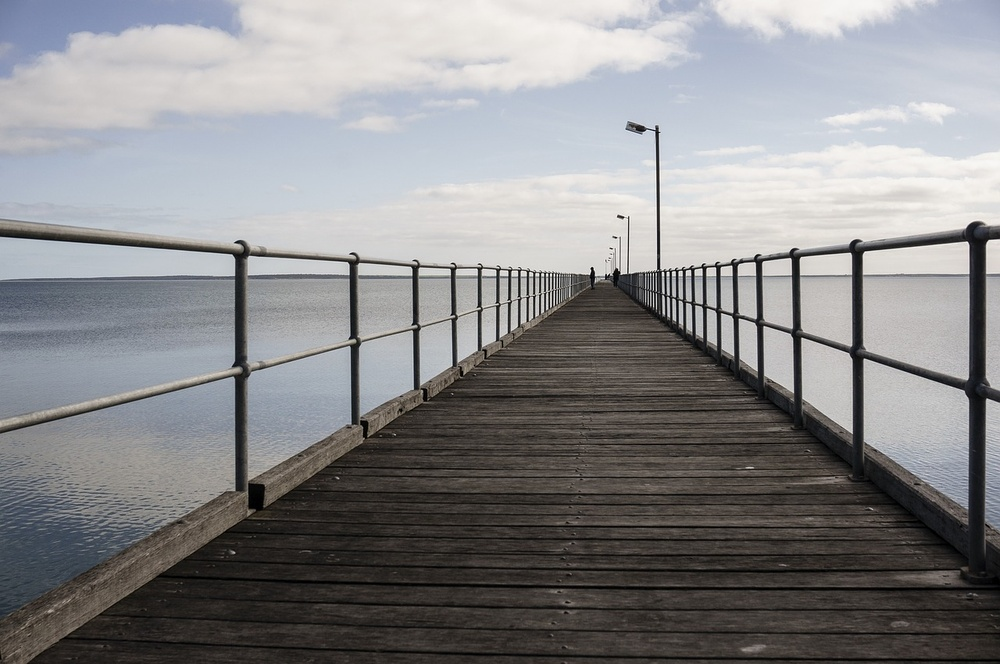
#> input picture ImageProcessing/ImageGradient/original.jpg, 1000 x 664 px, shrunk from 1280 x 850 before the run
$ python gradient.py   (older library calls are emulated)
#> lines starting #> are read from the running program, lines starting #| are printed output that depends on the picture; after the words box and inside, x2 and y2 are one past the last pixel; in counts of white or black regions, pixels touching at a corner belong together
import cv2
import numpy as np

# These function should help detect edges.

# load img
img = cv2.imread('original.jpg',0)
#> img: shape (664, 1000); min 0, max 255, mean 136.1

# apply Laplacian function
laplacian = cv2.Laplacian(img, cv2.CV_64F)
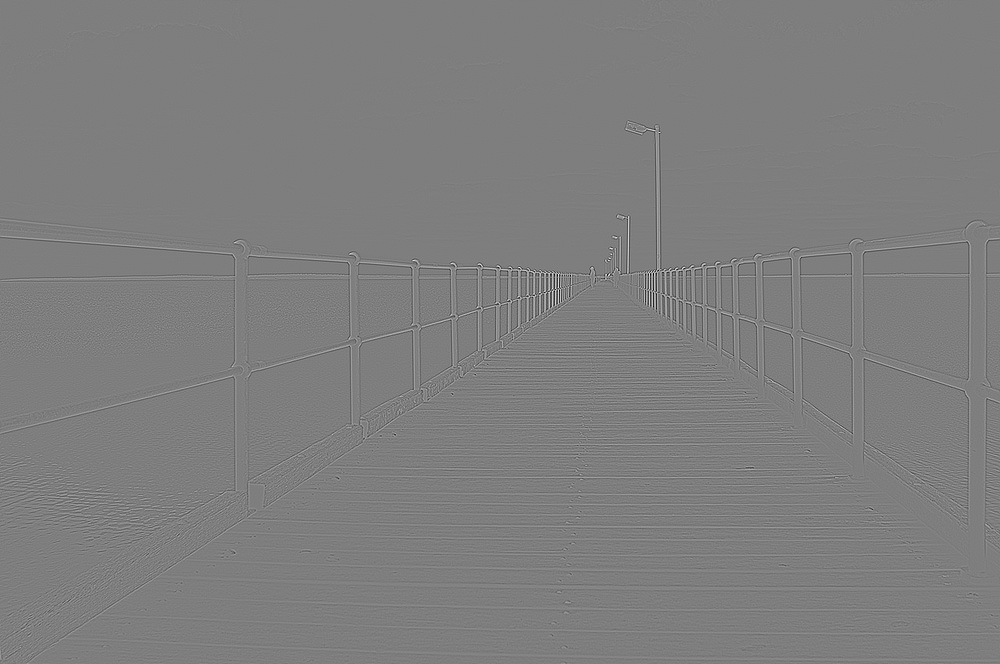
#> laplacian: shape (664, 1000) float64; min -494, max 502, mean 0; drawn with min black and max white

# apply Sobel function
sobelx = cv2.Sobel(img, cv2.CV_64F, 1, 0, ksize=5)  # (1, 0) -> order of the derivative: (dx, dy)
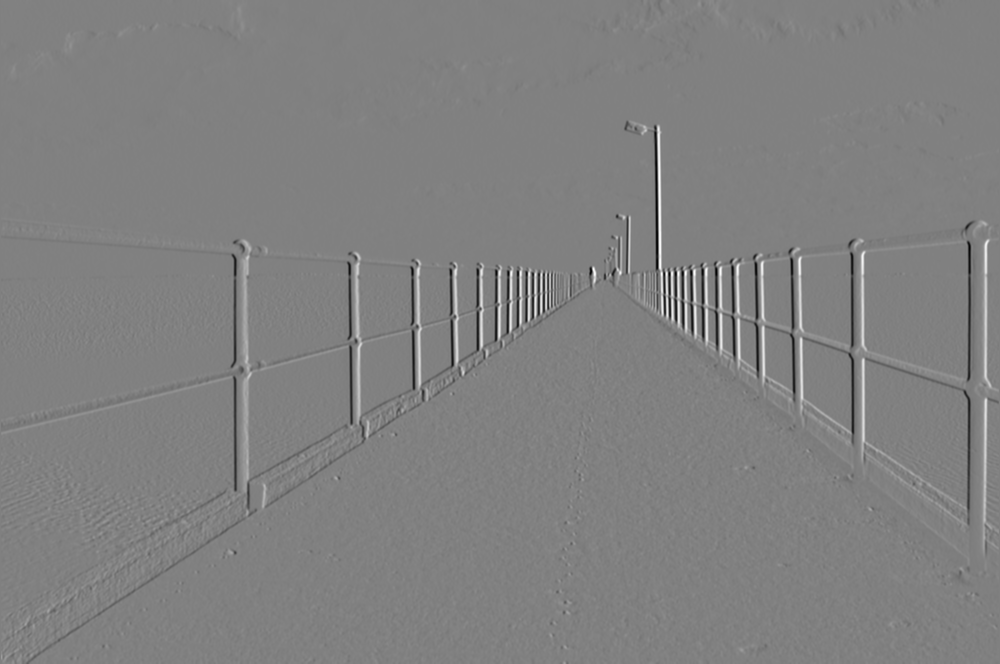
#> sobelx: shape (664, 1000) float64; min -10066, max 9862, mean 3.6; drawn with min black and max white
sobely = cv2.Sobel(img, cv2.CV_64F, 0, 1, ksize=7)  # kSize -> kernelSize: sh ould be 1, 3, 5, 7
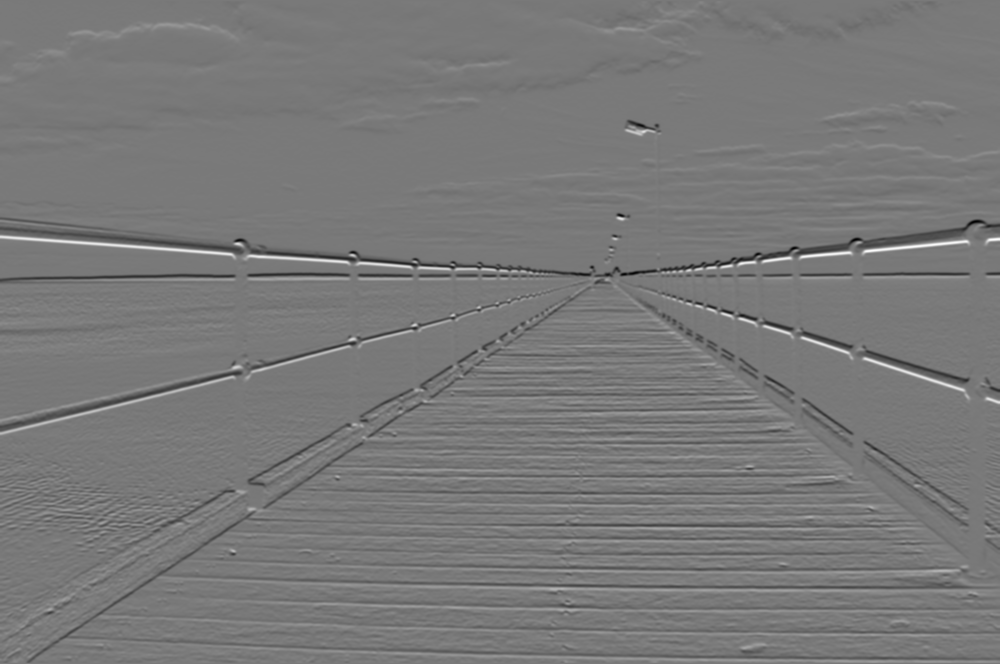
#> sobely: shape (664, 1000) float64; min -118584, max 130454, mean -488.9; drawn with min black and max white


# show imgs and close
cv2.imshow('original', img)
cv2.imshow('sobel-X', sobelx)
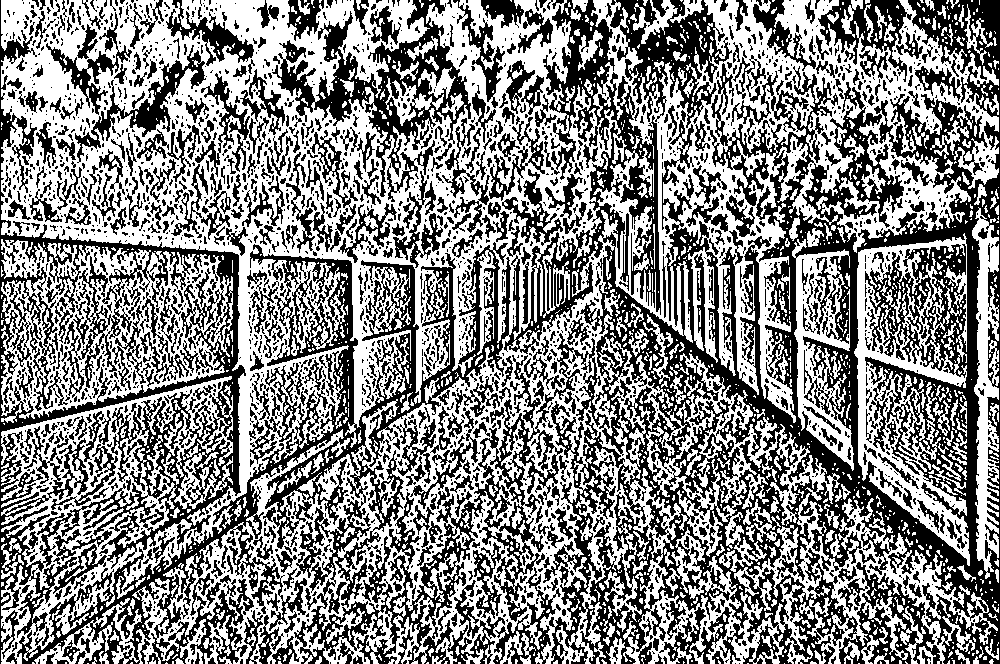
#> window 'sobel-X': shape (664, 1000); 52.8% white; 2782 black regions (2089 under 20 px), largest, box (x1, y1, x2, y2) and area: (17, 0, 1000, 664) 169546, (0, 0, 246, 664) 29076, (272, 0, 471, 202) 10305
cv2.imshow('sobel-Y', sobely)
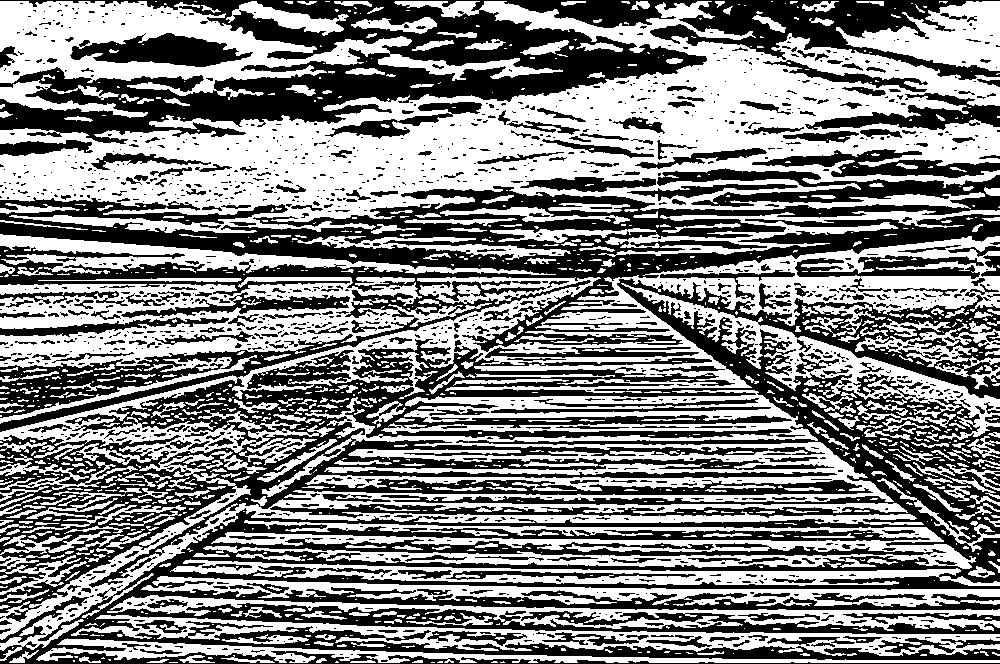
#> window 'sobel-Y': shape (664, 1000); 51.8% white; 1566 black regions (1225 under 20 px), largest, box (x1, y1, x2, y2) and area: (0, 168, 1000, 664) 205904, (0, 0, 1000, 144) 50799, (70, 33, 253, 67) 3581
cv2.imshow('laplacian', laplacian)
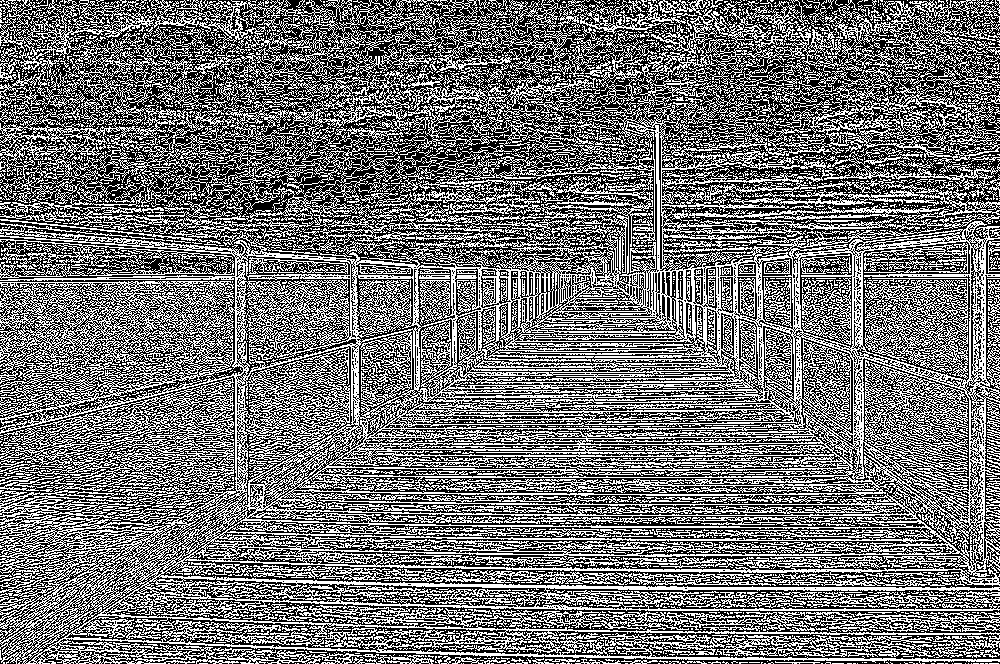
#> window 'laplacian': shape (664, 1000); 45.1% white in thin lines or dots

cv2.waitKey(0)
cv2.destroyAllWindows()
